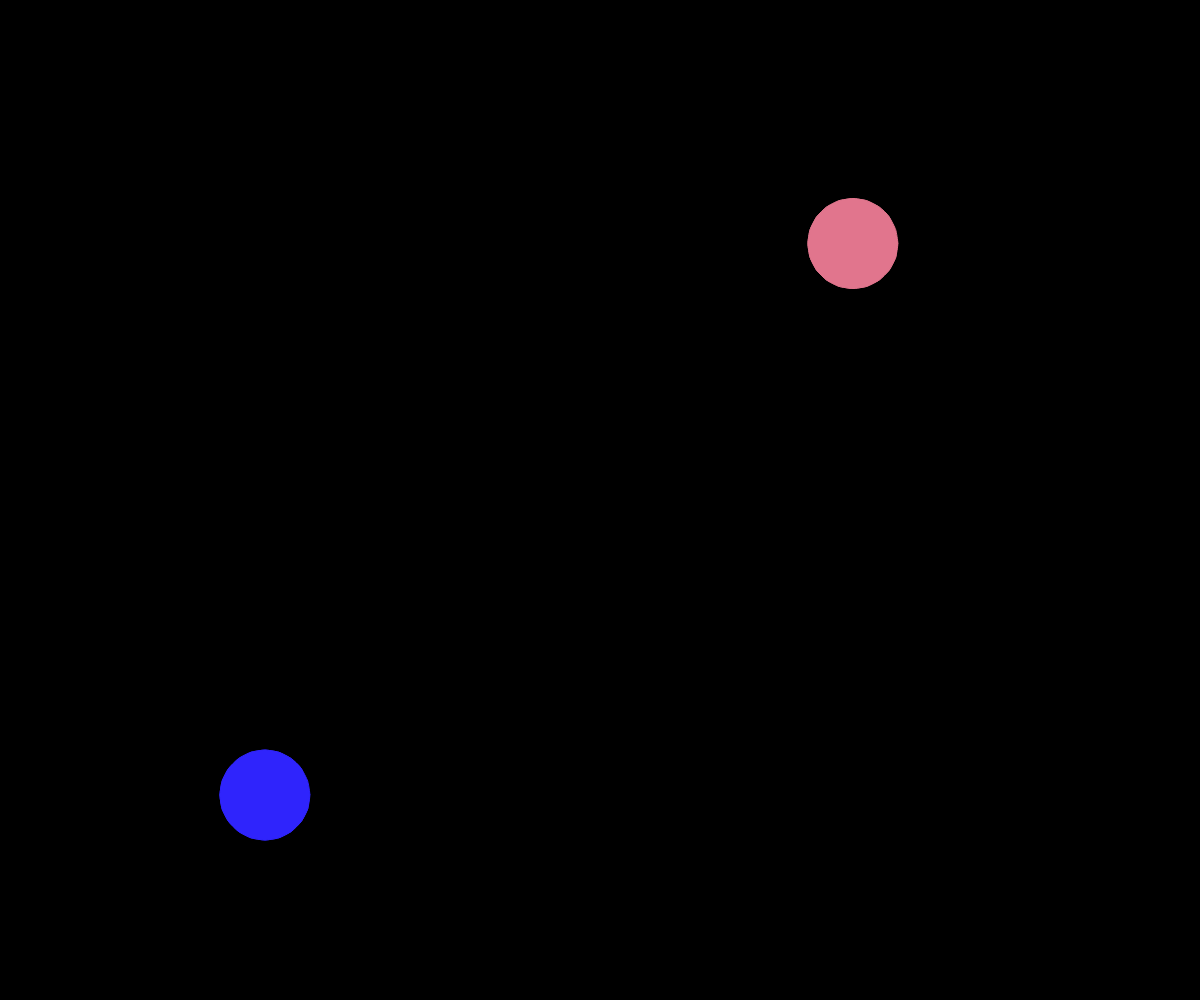
Frame 1 (no input)
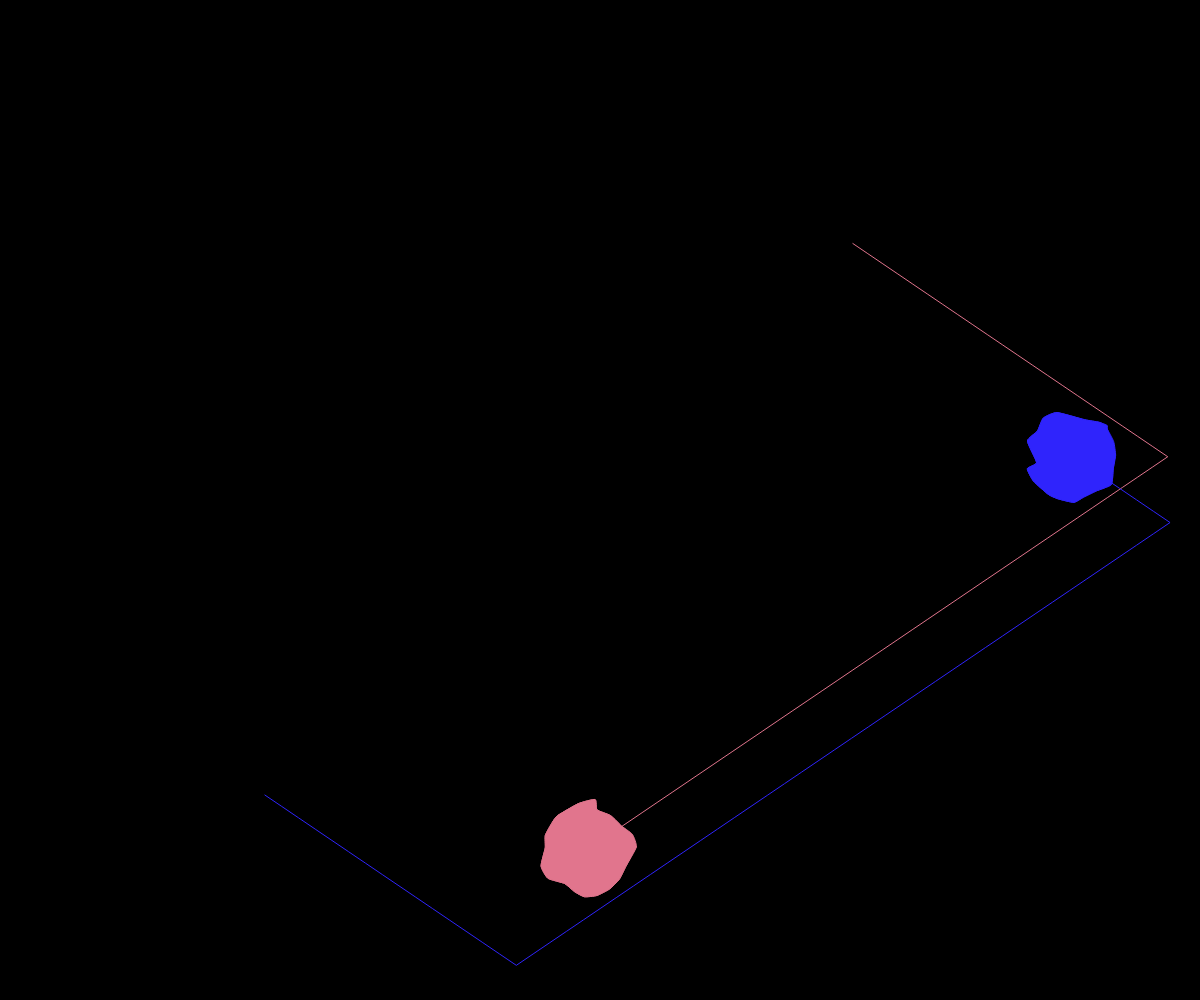
Frame 60 (no input)
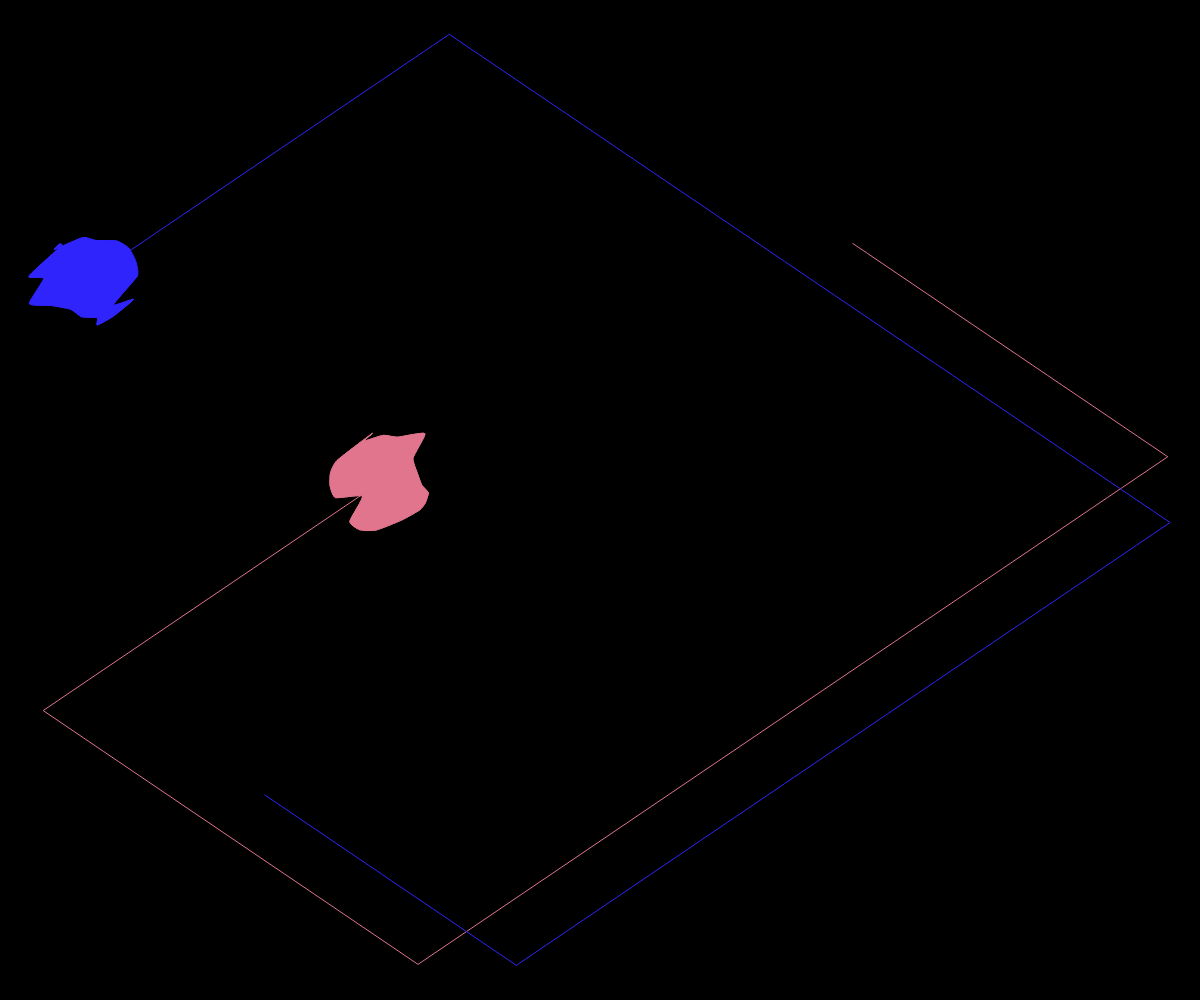
Frame 120 (the mouse pressed at the canvas centre since frame 60)

The p5.js sketch that drew these frames (run headless with seeded random() and noise() and a simulated clock; from frame 60 on, the mouse is pressed at the canvas centre):

// p5.js sketch
// ── sketch.js
// Variables for shape, appearance, and movement of blob1 and blob2
let centerX1, centerY1, centerX2, centerY2; // Center coordinates of the two blobs
let radius = 45; // Radius of the blobs
let velocityX1, velocityY1, velocityX2, velocityY2; // Velocities for blob1 and blob2
let nodes = 20; // Number of nodes in the blob shapes
let nodeStartX1 = [],
  nodeStartY1 = [],
  nodeStartX2 = [],
  nodeStartY2 = []; // Arrays to store initial node positions
let nodeX1 = [],
  nodeY1 = [],
  nodeX2 = [],
  nodeY2 = []; // Arrays to store current node positions
let angle1 = [],
  angle2 = []; // Arrays to store angles for node movement
let frequency1 = [],
  frequency2 = []; // Arrays to store frequency of node movement
let organicConstant = 0.5; // Adjusted for smoother motion of blob shapes

// Variables for the trail
let trail1 = []; // Trail for blob1
let trail2 = []; // Trail for blob2
let trailLength = 200; // Maximum length of the trails
let trailThickness = 1; // Thickness of the trail lines
let blobColor1, blobColor2, trailColor1, trailColor2; // Colors for blob1, blob2, and their trails

function setup() {
  createCanvas(windowWidth, windowHeight);

  // Initialize properties for blob1
  centerX1 = random(radius, width - radius);
  centerY1 = random(radius, height - radius);
  velocityX1 = random(1, 3) * 6;
  velocityY1 = random(1, 3) * 6;
  for (let i = 0; i < nodes; i++) {
    nodeStartX1[i] = 0;
    nodeStartY1[i] = 0;
    nodeX1[i] = 0;
    nodeY1[i] = 0;
    angle1[i] = 0;
    frequency1[i] = random(1, 3);
  }
  let randomColor1 = color(random(255), random(255), random(255));
  blobColor1 = randomColor1;
  trailColor1 = randomColor1;

  // Initialize properties for blob2
  centerX2 = random(radius, width - radius);
  centerY2 = random(radius, height - radius);
  velocityX2 = random(1, 3) * 6;
  velocityY2 = random(1, 3) * 6;
  for (let i = 0; i < nodes; i++) {
    nodeStartX2[i] = 0;
    nodeStartY2[i] = 0;
    nodeX2[i] = 0;
    nodeY2[i] = 0;
    angle2[i] = 0;
    frequency2[i] = random(1, 3);
  }
  let randomColor2 = color(random(255), random(255), random(255));
  blobColor2 = randomColor2;
  trailColor2 = randomColor2;

  noStroke();
  frameRate(30);
}

function draw() {
  background(0);

  // Update properties for blob1 and handle collisions
  centerX1 += velocityX1;
  centerY1 += velocityY1;

  // Collision with window edge check for blob1
  if (centerX1 - radius < 0 || centerX1 + radius > width) {
    velocityX1 *= -1;
  }
  if (centerY1 - radius < 0 || centerY1 + radius > height) {
    velocityY1 *= -1;
  }

  // blob1 animation
  for (let i = 0; i < nodes; i++) {
    let angleStep = TWO_PI / nodes;
    let currentAngle = i * angleStep;
    nodeStartX1[i] = centerX1 + cos(currentAngle) * radius;
    nodeStartY1[i] = centerY1 + sin(currentAngle) * radius;
  }

  // blob1 animation
  for (let i = 0; i < nodes; i++) {
    nodeX1[i] = nodeStartX1[i] + sin(radians(angle1[i])) * velocityX1;
    nodeY1[i] = nodeStartY1[i] + sin(radians(angle1[i])) * velocityY1;
    angle1[i] += frequency1[i];
  }

  // Update the trail for blob1
  trail1.push({ x: centerX1, y: centerY1 });

  // Update properties for blob2 and handle collisions
  centerX2 += velocityX2;
  centerY2 += velocityY2;

  // Collision with window edge check for blob2
  if (centerX2 - radius < 0 || centerX2 + radius > width) {
    velocityX2 *= -1;
  }
  if (centerY2 - radius < 0 || centerY2 + radius > height) {
    velocityY2 *= -1;
  }

  // blob2 animation
  for (let i = 0; i < nodes; i++) {
    let angleStep = TWO_PI / nodes;
    let currentAngle = i * angleStep;
    nodeStartX2[i] = centerX2 + cos(currentAngle) * radius;
    nodeStartY2[i] = centerY2 + sin(currentAngle) * radius;
  }

  // blob2 animation
  for (let i = 0; i < nodes; i++) {
    nodeX2[i] = nodeStartX2[i] + sin(radians(angle2[i])) * velocityX2;
    nodeY2[i] = nodeStartY2[i] + sin(radians(angle2[i])) * velocityY2;
    angle2[i] += frequency2[i];
  }

  // Update the trail for blob2
  trail2.push({ x: centerX2, y: centerY2 });

  // Draw blob1
  stroke(blobColor1);
  fill(blobColor1);
  drawBlob(nodeX1, nodeY1);

  // Draw blob2
  stroke(blobColor2);
  fill(blobColor2);
  drawBlob(nodeX2, nodeY2);

  // Draw the trails for both blobs
  drawTrail(trail1, trailColor1);
  drawTrail(trail2, trailColor2);
}

function drawBlob(nodeX, nodeY) {
  curveTightness(organicConstant);
  beginShape();
  for (let i = 0; i < nodes; i++) {
    curveVertex(nodeX[i], nodeY[i]);
  }
  for (let i = 0; i < nodes - 1; i++) {
    curveVertex(nodeX[i], nodeY[i]);
  }
  endShape(CLOSE);
}

function drawTrail(trail, trailColor) {
  if (trail.length > 1) {
    stroke(trailColor);
    strokeWeight(trailThickness);
    noFill();
    beginShape();
    for (let i = 0; i < trail.length; i++) {
      vertex(trail[i].x, trail[i].y);
    }
    endShape();
  }
}

function windowResized() {
  resizeCanvas(windowWidth, windowHeight);

  // Recalculate blob positions based on the new canvas size
  centerX1 = random(radius, width - radius);
  centerY1 = random(radius, height - radius);
  centerX2 = random(radius, width - radius);
  centerY2 = random(radius, height - radius);

  // Adjust blob velocities based on canvas size
  let speedFactor = min(width, height) / min(windowWidth, windowHeight);
  velocityX1 = random(1, 3) * 6 * speedFactor;
  velocityY1 = random(1, 3) * 6 * speedFactor;
  velocityX2 = random(1, 3) * 6 * speedFactor;
  velocityY2 = random(1, 3) * 6 * speedFactor;

  // Clear the trail arrays
  trail1 = [];
  trail2 = [];
}
